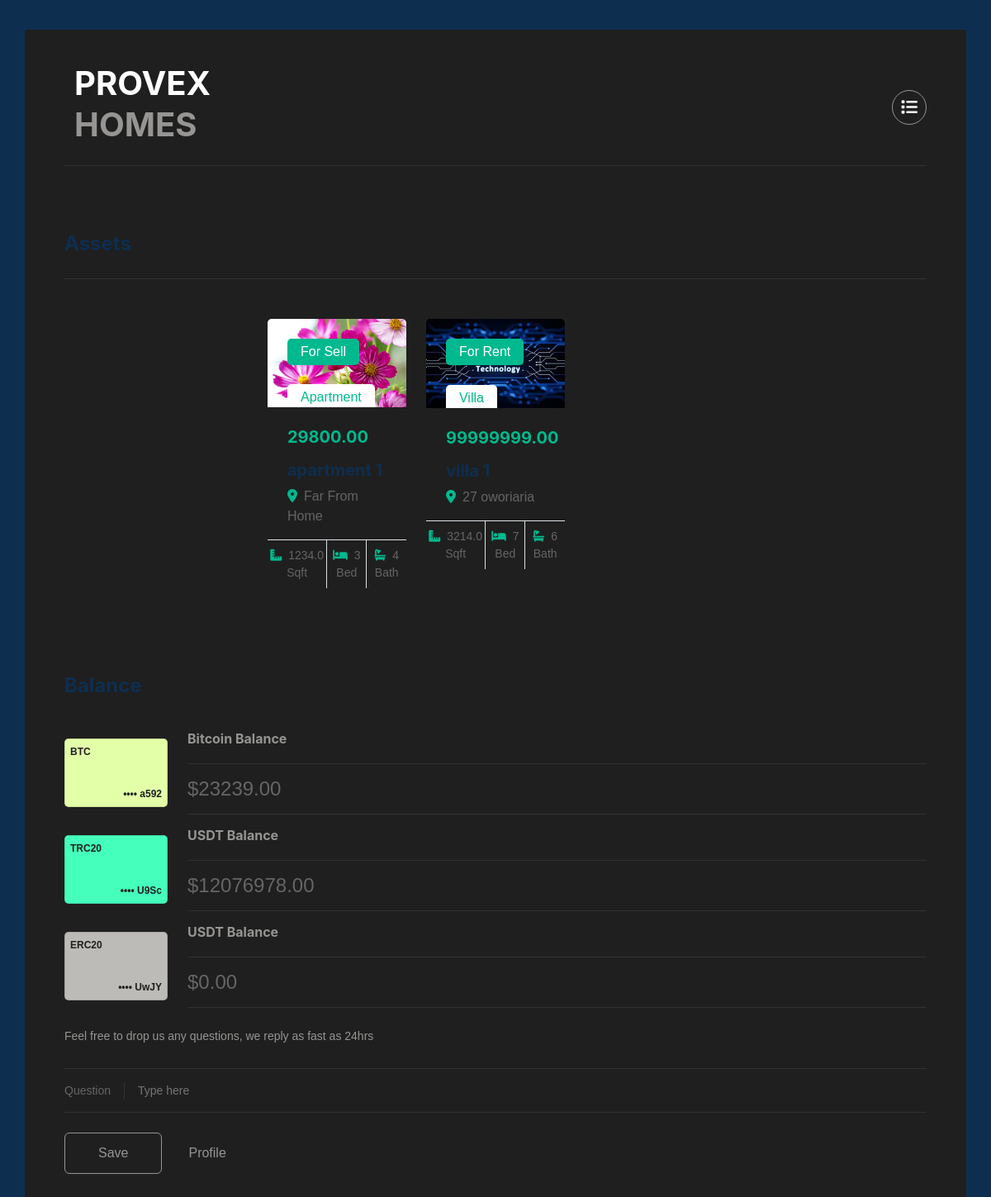
The page /dashboard/assets/ (signed in) on the database its author committed.
### estate/models.py (models this page shows, shortened)
class Property(models.Model):
    CHOICES_FOR_SELL_RENT = [
        ('For Sell', 'For Sell'),
        ('For Rent', 'For Rent'),
    ]
    CHOICES_PROPERTY_PURPOSE = [
        ('Apartment', 'Apartment'),
        ('Villa', 'Villa'),
        ('Building', 'Building'),
        ('Townhouse', 'Townhouse'),
        ('Home', 'Home'),
        ('Shop', 'Shop'),
        ('Office', 'Office'),
        ('Garage', 'Garage'),
    ]
    tag = models.CharField(max_length=20, choices=CHOICES_FOR_SELL_RENT)
    image = models.ImageField(upload_to='property_images/')
    purpose = models.CharField(max_length=20, choices=CHOICES_PROPERTY_PURPOSE)
    title = models.CharField(max_length=255)
    address = models.CharField(max_length=255)
    width_in_sqft = models.FloatField()
    no_of_bed = models.PositiveIntegerField(null=True, blank=True)
    no_of_bath = models.PositiveIntegerField(null=True, blank=True)
    amount = models.DecimalField(max_digits=10, decimal_places=2)
    created_at = models.DateTimeField(auto_now_add=True)
    class Meta:
        verbose_name_plural = "Properties"
        ordering = ['-created_at']

### payment/models.py (models this page shows, shortened)
class AccountSummary(models.Model):
    user = models.ForeignKey(User, on_delete=models.CASCADE)
    account_type = models.CharField(max_length=20, choices=Funds.ACCOUNT_TYPES, null=True, blank=True)
    total_amount = models.DecimalField(max_digits=10, decimal_places=2, default=0)

### estate/views.py (the view)
# urls.py: path('assets/', assets, name='assets'),
@login_required
def assets(request):
    user = request.user
    properties = Property.objects.all()
    usdt_trc20_details = get_account_details(user, 'USDT_TRC20')
    usdt_erc20_details = get_account_details(user, 'USDT_ERC20')
    btc_details = get_account_details(user, 'BTC')
    context = {
        'usdt_trc20_balance': usdt_trc20_details['usdt_trc20_balance'],
        'usdt_erc20_balance': usdt_erc20_details['usdt_erc20_balance'],
        'btc_balance': btc_details['btc_balance'],
        'usdt_trc20_last_digits': usdt_trc20_details['usdt_trc20_last_digits'],
        'usdt_erc20_last_digits': usdt_erc20_details['usdt_erc20_last_digits'],
        'btc_last_digits': btc_details['btc_last_digits'],
        'properties': properties,
    }
    return render(request, 'dashboard_T/assets.html', context)

### payment/utils.py (called while the page is built)
def get_account_details(user, account_type):
    if account_type == 'USDT_TRC20':
        wallet_model = USDT_TRC20
    elif account_type == 'USDT_ERC20':
        wallet_model = USDT_ERC20
    elif account_type == 'BTC':
        wallet_model = BTC
    else:
        raise ValueError("Unsupported account type")
    wallet_entry = wallet_model.objects.filter().last()
    last_four_digits = wallet_entry.wallet_address[-4:]
    summary_entry, _ = AccountSummary.objects.get_or_create(user=user, account_type=account_type)
    total_amount = summary_entry.total_amount
    result = {
        f'{account_type.lower()}_balance': total_amount,
        f'{account_type.lower()}_last_digits': last_four_digits,
    }
    return result

### templates/dashboard_T/assets.html (shortened to what this page needs)
{% extends 'base.html' %}
{% load static %}
{% block content %}
<div class="app-body-main-content">
    <section class="transfer-section">
        <div class="transfer-section-header">
            <h2 style="margin-bottom: 15px;">Assets</h2>
        </div>
        <div class="container-xxl py-5" style="max-width:600px;">
            <div class="container">
                <div class="tab-content">
                    <div id="tab-1" class="tab-pane fade show p-0 active">
                        <div class="row g-4">
                            {% for property in properties %}
                            <div class="col-lg-4 col-md-6 wow fadeInUp" data-wow-delay="0.1s">
                                <div class="property-item rounded overflow-hidden">
                                    <div class="position-relative overflow-hidden">
                                        <a href="{% url 'property_details' property.id %}">
                                        </a>
                                        <div class="bg-primary rounded text-white position-absolute start-0 top-0 m-4 py-1 px-3">
                                            {% if property.tag == 'For Sell' %}For Sell{% else %}For Rent{% endif %}
                                        </div>
                                        <div class="bg-white rounded-top text-primary position-absolute start-0 bottom-0 mx-4 pt-1 px-3">{{ property.purpose }}</div>
                                    </div>
                                    <div class="p-4 pb-0">
                                        <h5 class="text-primary mb-3">{{ property.amount }}</h5>
                                        <a class="d-block h5 mb-2" href="{% url 'property_details' property.id %}">{{ property.title }}</a>
                                        <p><i class="fa fa-map-marker-alt text-primary me-2"></i>{{ property.address }}</p>
                                    </div>
                                    <div class="d-flex border-top">
                                        <small class="flex-fill text-center border-end py-2"><i class="fa fa-ruler-combined text-primary me-2"></i>{{ property.width_in_sqft }} Sqft</small>
                                        <small class="flex-fill text-center border-end py-2"><i class="fa fa-bed text-primary me-2"></i>{{ property.no_of_bed }} Bed</small>
                                        <small class="flex-fill text-center py-2"><i class="fa fa-bath text-primary me-2"></i>{{ property.no_of_bath }} Bath</small>
                                    </div>
                                </div>
                            </div>
                            {% endfor %}
                        </div>
                    </div>
                </div>
            </div>
        </div>
    </section>
</div>
{% include 'chunks/side_balance.html' %}
{% endblock content %}

### templates/chunks/side_balance.html (shortened to what this page needs)
<div class="app-body-sidebar">
    <section class="payment-section">
        <h2>Balance</h2>
        <div class="payments">
            <div class="payment">
                <div class="card olive">
                    <span>BTC</span>
                    <span>
                        •••• {{ btc_last_digits }}
                    </span>
                </div>
                <div class="payment-details">
                    <h3>Bitcoin Balance</h3>
                    <div>
                        <span>${{ btc_balance }}</span>
                    </div>
                </div>
            </div>
            <div class="payment">
                <div class="card green">
                    <span>TRC20</span>
                    <span>
                        •••• {{ usdt_trc20_last_digits }}
                    </span>
                </div>
                <div class="payment-details">
                    <h3>USDT Balance</h3>
                    <div>
                        <span>${{ usdt_trc20_balance }}</span>
                    </div>
                </div>
            </div>
            <div class="payment">
                <div class="card gray">
                    <span>ERC20</span>
                    <span>
                        •••• {{ usdt_erc20_last_digits }}
                    </span>
                </div>
                <div class="payment-details">
                    <h3>USDT Balance</h3>
                    <div>
                        <span>${{ usdt_erc20_balance }}</span>
                    </div>
                </div>
            </div>
        </div>
        {% include 'chunks/faq.html' %}
    </section>
</div>

### static/dashboard/dashboard.css (style rules this page uses)
:root { --c-gray-900: #000000; --c-gray-800: #1f1f1f; --c-gray-700: #2e2e2e; --c-gray-600: #313131; --c-gray-500: #969593; --c-gray-400: #a6a6a6; --c-gray-300: #bdbbb7; --c-gray-200: #f1f1f1; --c-gray-100: #ffffff; --c-green-500: #45ffbc; --c-olive-500: #e3ffa8; --c-white: var(--c-gray-100); --c-text-primary: var(--c-gray-100); --c-text-secondary: var(--c-gray-200); --c-text-tertiary: var(--c-gray-500); }
body { line-height: 1.5; min-height: 100vh; font-family: "Be Vietnam Pro", sans-serif; background-color: var(--c-gray-900); color: var(--c-text-primary); display: flex; padding-top: 3vw; padding-bottom: 3vw; justify-content: center; }
*, *:before, *:after { box-sizing: border-box; }
a { color: inherit; }
.transfer-section { margin-top: 2.5rem; }
.payments { display: flex; flex-direction: column; margin-top: 1.5rem; }

### rows shown on the page
Property: tag "For Sell", purpose "Apartment", amount "29800.00", address "Far From Home", width_in_sqft "1234.0", no_of_bed "3", no_of_bath "4"
Property: tag "For Rent", purpose "Villa", amount "99999999.00", address "27 oworiaria", width_in_sqft "3214.0", no_of_bed "7", no_of_bath "6"
AccountSummary: total_amount "23239.00"
AccountSummary: total_amount "12076978.00"
AccountSummary: total_amount "0.00"

### other values the page prints
{{ btc_last_digits }} "a592"
{{ usdt_trc20_last_digits }} "U9Sc"
{{ usdt_erc20_last_digits }} "UwJY"
